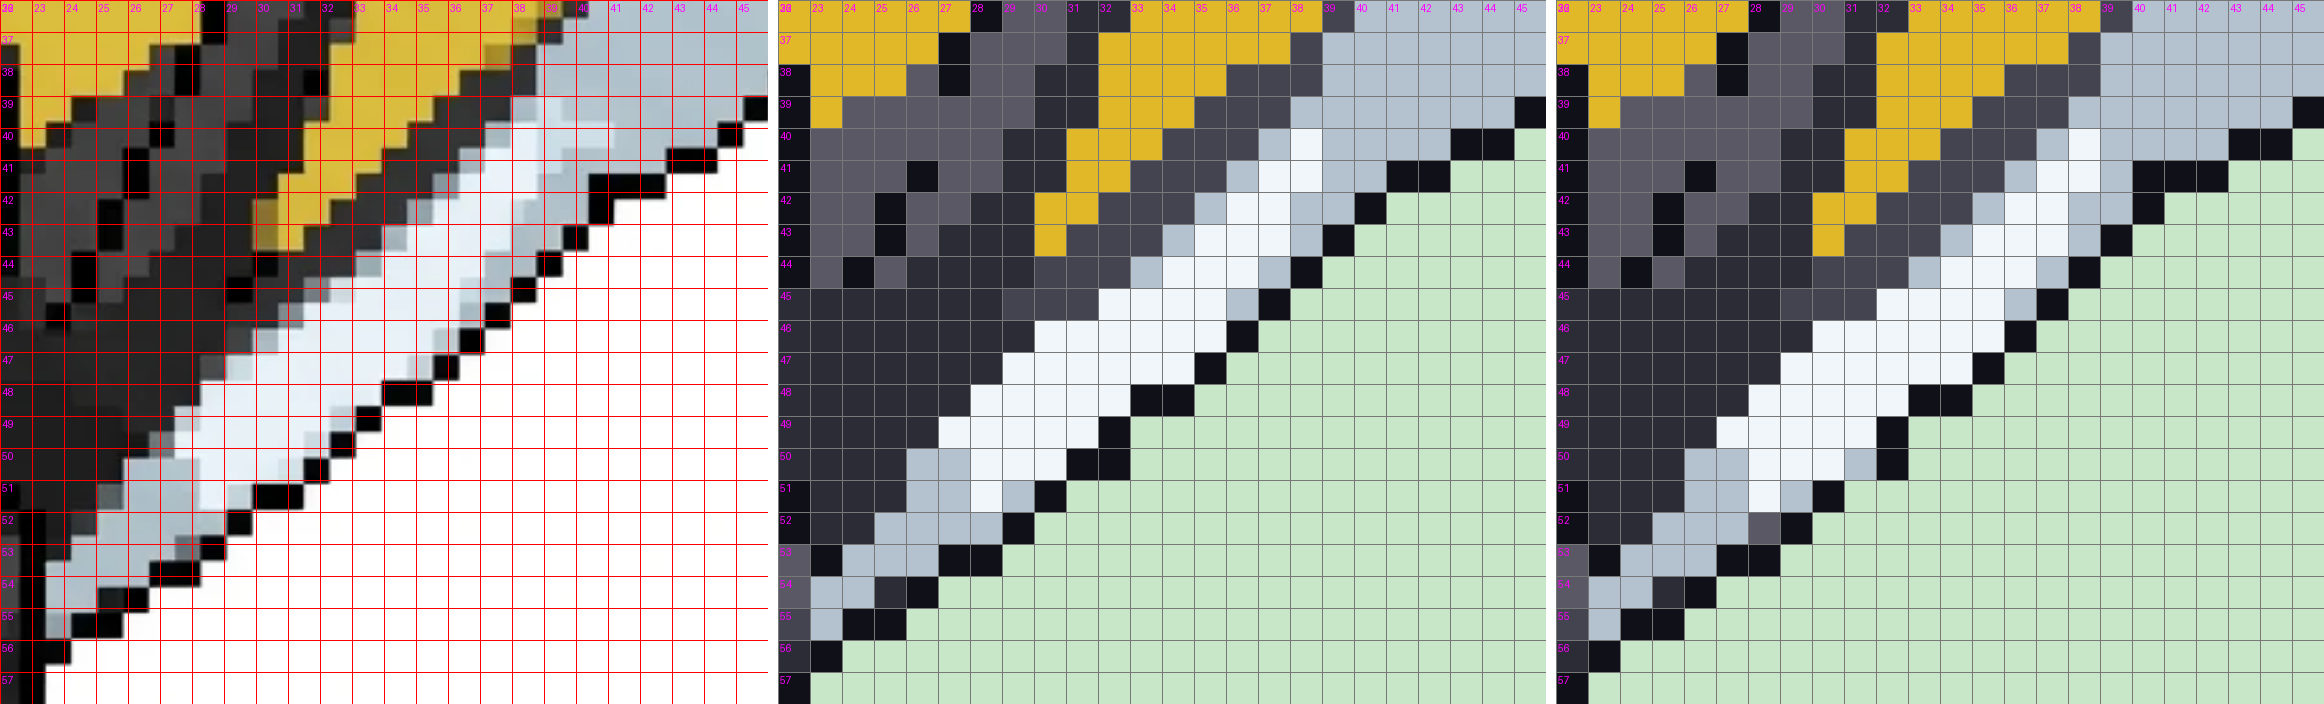

The Python source for this figure:
# model per spritecel (rood raster) | r3 | r4, buikzone, met coordinaten (Jordi: "leg ze allebei op een raster")
import sys; sys.path[:0]=['gereedschap','sprite_r1']
import numpy as np; from PIL import Image
import bouw_a0; from raster import modelcrop, grid
S,OX,OY=bouw_a0.S,bouw_a0.OX,bouw_a0.OY
x0,y0,x1,y1,z=22,36,46,58,32
A=grid(modelcrop(S,OX,OY,x0,y0,x1,y1,z),x0,y0,z)
def spr(p):
    im=Image.open(p).convert('RGBA'); b=Image.new('RGBA',im.size,(200,230,200,255)); b.alpha_composite(im)
    return grid(b.convert('RGB').crop((x0,y0,x1,y1)).resize(((x1-x0)*z,(y1-y0)*z),Image.NEAREST),x0,y0,z,(120,120,120))
P=[A,spr('sprite_r3/A0.png'),spr('sprite_r6/A0.png')]
v=Image.new('RGB',(A.width*3+20,A.height),'white')
for i,p in enumerate(P): v.paste(p,(i*(A.width+10),0))
v.save('sprite_r6/raster_buik.png')
